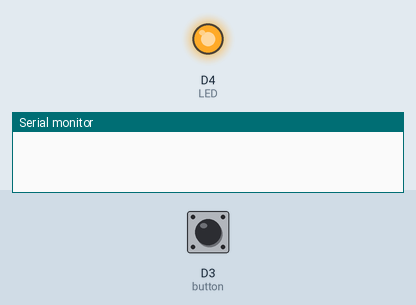
A sketch run on a simulated ESP8266 (NodeMCU). Parts: output pins drawn as LEDs (lit = HIGH), the last lines printed to the serial monitor. Inputs (shaded band) come from the test bench; at power-on: D3 (button) HIGH. WiFi joins after 1.5 s; servers stay silent unless stated; web services answer with replies made up by the test bench.

Above: at 0.7 s.
At 2.7 s:
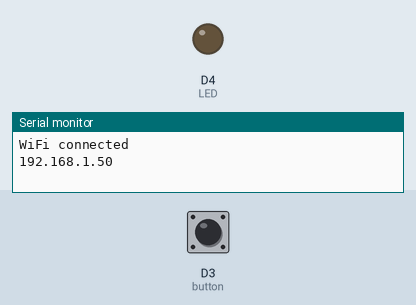
2.8 s: D3 (button) pulled LOW for 0.15 s
4.5 s: D3 (button) pulled LOW for 3.2 s
Timing chart, 0 to 7.5 s (numbered marks = the images above; inputs shaded):
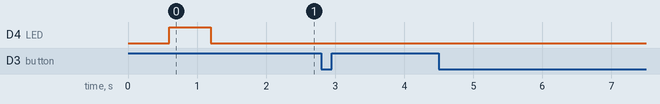

The sketch:

ifttt_button.ino
```cpp
/*
 *  WiFi Button for IFTTT
 *
 *  Configuration:
 *  1. Connect to power
 *  2. Connect with laptop/mobile to Access Point ESP#######
 *  3. Open IP 192.168.1.4 in browser
 *  4. Select of enter WiFi credentials
 *  5. Enter IFTTT Auth Key
 *  6. Press Save
 *
 *  Created by Sebastian Hodapp, http://www.sebastian-hodapp.de
 */

#include <ESP8266WiFi.h>
#include <WiFiClientSecure.h>
#include <DNSServer.h>
#include <ESP8266WebServer.h>
#include <WiFiManager.h>
#include <Ticker.h>

// ========== start configuration ==========
#define DEBUG 1  // Switch on/off debugging via serial console

char* auth_key = ""; // Preset IFTTT auth key, if needed
// ========== end configuration ============

//Debug Definitions
#ifdef DEBUG
 #define DEBUG_PRINT(x)  Serial.println (x)
#else
 #define DEBUG_PRINT(x)
#endif

const int button = D3;  // Button
const int LED = 2;      // LED
Ticker ticker;          // Ticker

const char* host = "maker.ifttt.com"; // Host
const int httpsPort = 443;    // Port

void setup() {
  Serial.begin(115200);

  // Set LED Pins as Output and pull low for further status indication
  pinMode(BUILTIN_LED, OUTPUT);
  ticker.attach(0.6, status_led);

  pinMode(button, INPUT); // Setup Button

  // Connect to WiFi or start Configuration Mode
  WiFiManager wifiManager;
  WiFiManagerParameter custom_auth_key("auth_key", "IFTTT key", auth_key, 44);
  wifiManager.addParameter(&custom_auth_key);
  wifiManager.setConfigPortalTimeout(180);
  wifiManager.setAPCallback(configModeCallback);
  wifiManager.autoConnect();

  DEBUG_PRINT("WiFi connected");
  DEBUG_PRINT(WiFi.localIP());

  //Make LED solid if Sensor is connected
  ticker.detach();
  digitalWrite(BUILTIN_LED, LOW);
}

void loop() {
  int duration = 0;
  while (digitalRead(button) == LOW) {
    duration++;
    delay(100);
  }
  if (duration>0){
    if (duration>10){
      DEBUG_PRINT("Button pressed for a long time");
      duration = 0;
      trigger_event("long_press");
    } else {
      DEBUG_PRINT("Button pressed for a short time");
      duration = 0;
      trigger_event("short_press");
    }
  }

}

void trigger_event(String event){
  WiFiClientSecure client;
  DEBUG_PRINT("Connecting to: ");
  DEBUG_PRINT(host);

  if (!client.connect(host, httpsPort)) {
     DEBUG_PRINT("Connection failed");
    return;
  }

  String url = "/trigger/"+ event + "/with/key/" + auth_key;
  DEBUG_PRINT("requesting URL: ");
  DEBUG_PRINT(url);

  client.print(String("GET ") + url + " HTTP/1.1\r\n" +
               "Host: " + host + "\r\n" +
               "User-Agent: ESP8266btn\r\n" +
               "Connection: close\r\n\r\n");

  DEBUG_PRINT("Request sent");
  DEBUG_PRINT("Reply:");
  while (client.connected()) {
    String line = client.readStringUntil('\n');
    DEBUG_PRINT(line);
  }
}

// Helper Function: Blink Onboard LED
void status_led(){
  int state = digitalRead(LED);  // get the current state of GPIO1 pin
  digitalWrite(LED, !state);     // set pin to the opposite state
}

// Helper Function: Start Configuration mode if WiFi not maintained
void configModeCallback (WiFiManager *myWiFiManager) {
  Serial.println("Enter Config Mode");
  Serial.println(WiFi.softAPIP());
  ticker.attach(0.2, status_led); //Make led toggle faster to indicate config mode
}
```
